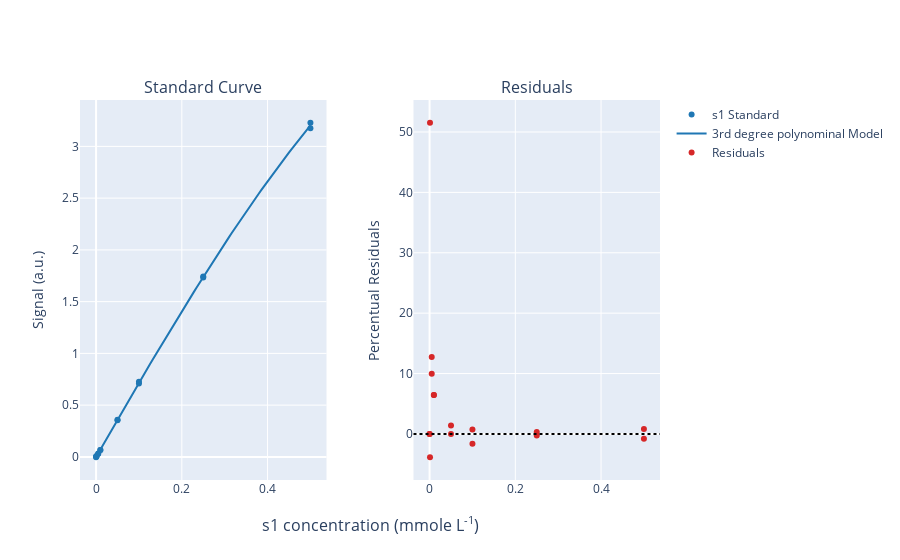

The notebook cell this image was saved under:
### Code cell
cal = Calibration.from_excel(
    path=path,
    reactant_id="s1",
    wavelength=340,
    concentration_unit="mmole / l",
    temperature=37,
    temperature_unit="C",
    pH=7,
    sheet_name="csv",
)

stand = StandardCurve.from_datamodel(cal, cutoff_signal=3.3)
stand.visualize()

### Figure 1 — Plotly figure (JSON) as saved in the notebook; plotly's stock layout.template omitted (floating-point values rounded to 4 significant figures)
{"data": [{"hoverinfo": "skip", "marker": {"color": "#1f77b4"}, "mode": "markers", "name": "s1 Standard", "type": "scatter", "visible": true, "x": [0, 0.001, 0.005, 0.01, 0.05, 0.1, 0.25, 0.5, 0, 0.001, 0.005, 0.01, 0.05, 0.1, 0.25, 0.5], "xaxis": "x", "y": [0.0035, 0.0035, 0.0315, 0.0675, 0.3595, 0.7095, 1.732, 3.177, -0.0035, 0.0075, 0.0325, 0.0675, 0.3545, 0.7265, 1.742, 3.228], "yaxis": "y"}, {"hoverinfo": "skip", "marker": {"color": "#1f77b4"}, "mode": "lines", "name": "3rd degree polynominal Model", "type": "scatter", "visible": true, "x": [0, 0.006329, 0.01266, 0.01899, 0.02532, 0.03165, 0.03797, 0.0443, 0.05063, 0.05696, 0.06329, 0.06962, 0.07595, 0.08228, 0.08861, 0.09494, 0.1013, 0.1076, 0.1139, 0.1203, 0.1266, 0.1329, 0.1392, 0.1456, 0.1519, 0.1582, 0.1646, 0.1709, 0.1772, 0.1835, 0.1899, 0.1962, 0.2025, 0.2089, 0.2152, 0.2215, 0.2278, 0.2342, 0.2405, 0.2468, 0.2532, 0.2595, 0.2658, 0.2722, 0.2785, 0.2848, 0.2911, 0.2975, 0.3038, 0.3101, 0.3165, 0.3228, 0.3291, 0.3354, 0.3418, 0.3481, 0.3544, 0.3608, 0.3671, 0.3734, 0.3797, 0.3861, 0.3924, 0.3987, 0.4051, 0.4114, 0.4177, 0.4241, 0.4304, 0.4367, 0.443, 0.4494, 0.4557, 0.462, 0.4684, 0.4747, 0.481, 0.4873, 0.4937, 0.5], "xaxis": "x", "y": [0, 0.04569, 0.09133, 0.1369, 0.1825, 0.2279, 0.2734, 0.3187, 0.364, 0.4093, 0.4544, 0.4995, 0.5445, 0.5894, 0.6343, 0.679, 0.7237, 0.7682, 0.8127, 0.857, 0.9013, 0.9454, 0.9895, 1.033, 1.077, 1.121, 1.164, 1.208, 1.251, 1.294, 1.337, 1.38, 1.423, 1.465, 1.508, 1.55, 1.592, 1.634, 1.676, 1.717, 1.759, 1.8, 1.841, 1.882, 1.923, 1.963, 2.003, 2.044, 2.083, 2.123, 2.163, 2.202, 2.241, 2.28, 2.319, 2.357, 2.395, 2.433, 2.471, 2.508, 2.545, 2.582, 2.619, 2.656, 2.692, 2.728, 2.764, 2.799, 2.834, 2.869, 2.904, 2.938, 2.972, 3.006, 3.039, 3.073, 3.106, 3.138, 3.17, 3.202], "yaxis": "y"}, {"hoverinfo": "skip", "marker": {"color": "#d62728"}, "mode": "markers", "name": "Residuals", "type": "scatter", "visible": true, "x": [0, 0.001, 0.005, 0.01, 0.05, 0.1, 0.25, 0.5, 0, 0.001, 0.005, 0.01, 0.05, 0.1, 0.25, 0.5], "xaxis": "x2", "y": [0, 51.53, 12.73, 6.463, 0.003461, 0.7348, 0.3241, 0.8101, 0, -3.859, 9.962, 6.463, 1.394, -1.644, -0.2513, -0.8136], "yaxis": "y2"}], "layout": {"annotations": [{"font": {"size": 16}, "showarrow": false, "text": "Standard Curve", "x": 0.2125, "xanchor": "center", "xref": "paper", "y": 1, "yanchor": "bottom", "yref": "paper"}, {"font": {"size": 16}, "showarrow": false, "text": "Residuals", "x": 0.7875, "xanchor": "center", "xref": "paper", "y": 1, "yanchor": "bottom", "yref": "paper"}, {"font": {"size": 16}, "showarrow": false, "text": "s1 concentration (mmole L<sup>-1</sup>)", "x": 0.5, "xanchor": "center", "xref": "paper", "y": 0, "yanchor": "top", "yref": "paper", "yshift": -30}], "shapes": [{"line": {"color": "#000000", "dash": "dot", "width": 2}, "type": "line", "x0": 0, "x1": 1, "xref": "x2 domain", "y0": 0, "y1": 0, "yref": "y2"}], "xaxis": {"anchor": "y", "domain": [0, 0.425]}, "xaxis2": {"anchor": "y2", "domain": [0.575, 1]}, "yaxis": {"anchor": "x", "domain": [0, 1], "title": {"text": "Signal (a.u.)"}}, "yaxis2": {"anchor": "x2", "domain": [0, 1], "title": {"text": "Percentual Residuals"}}}}
